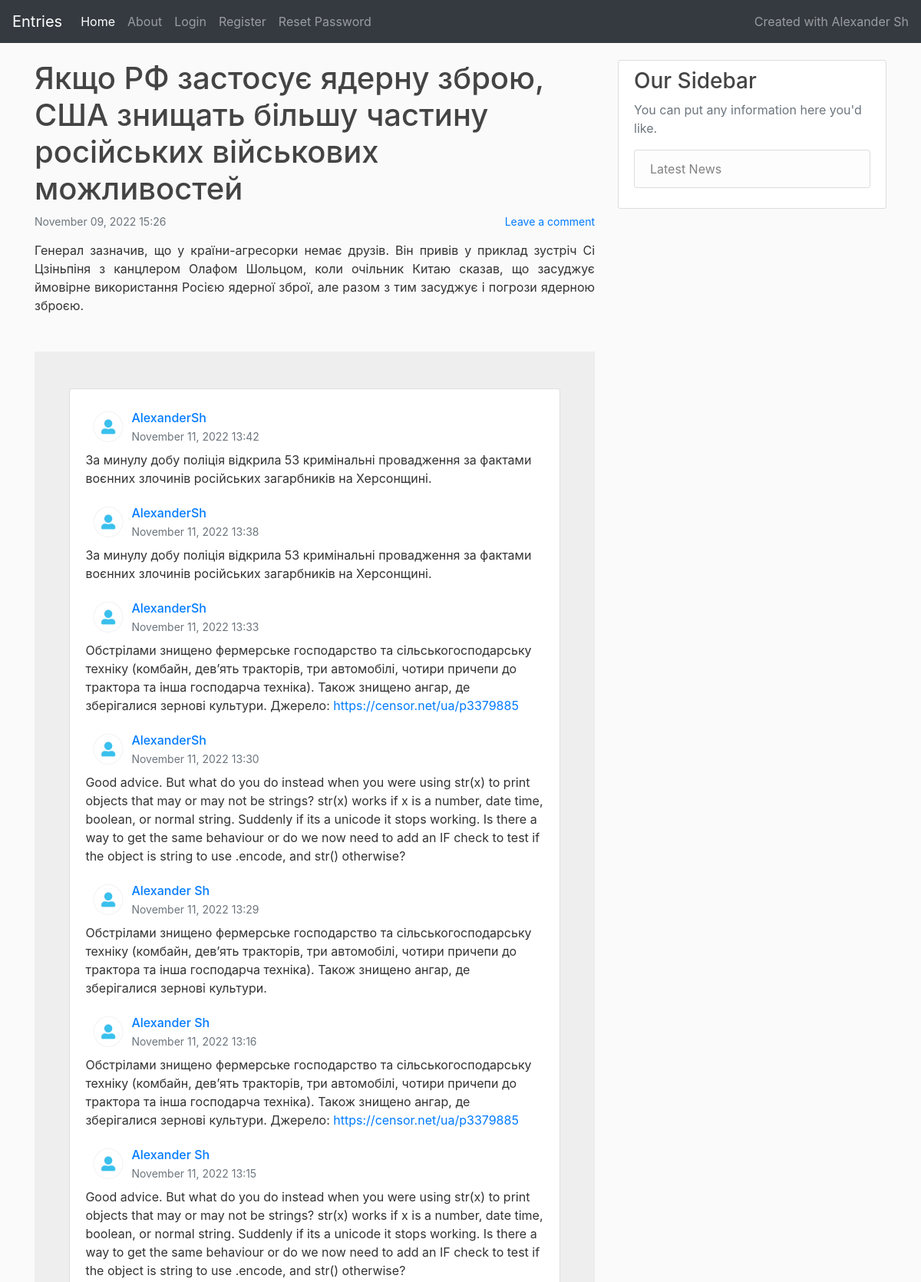
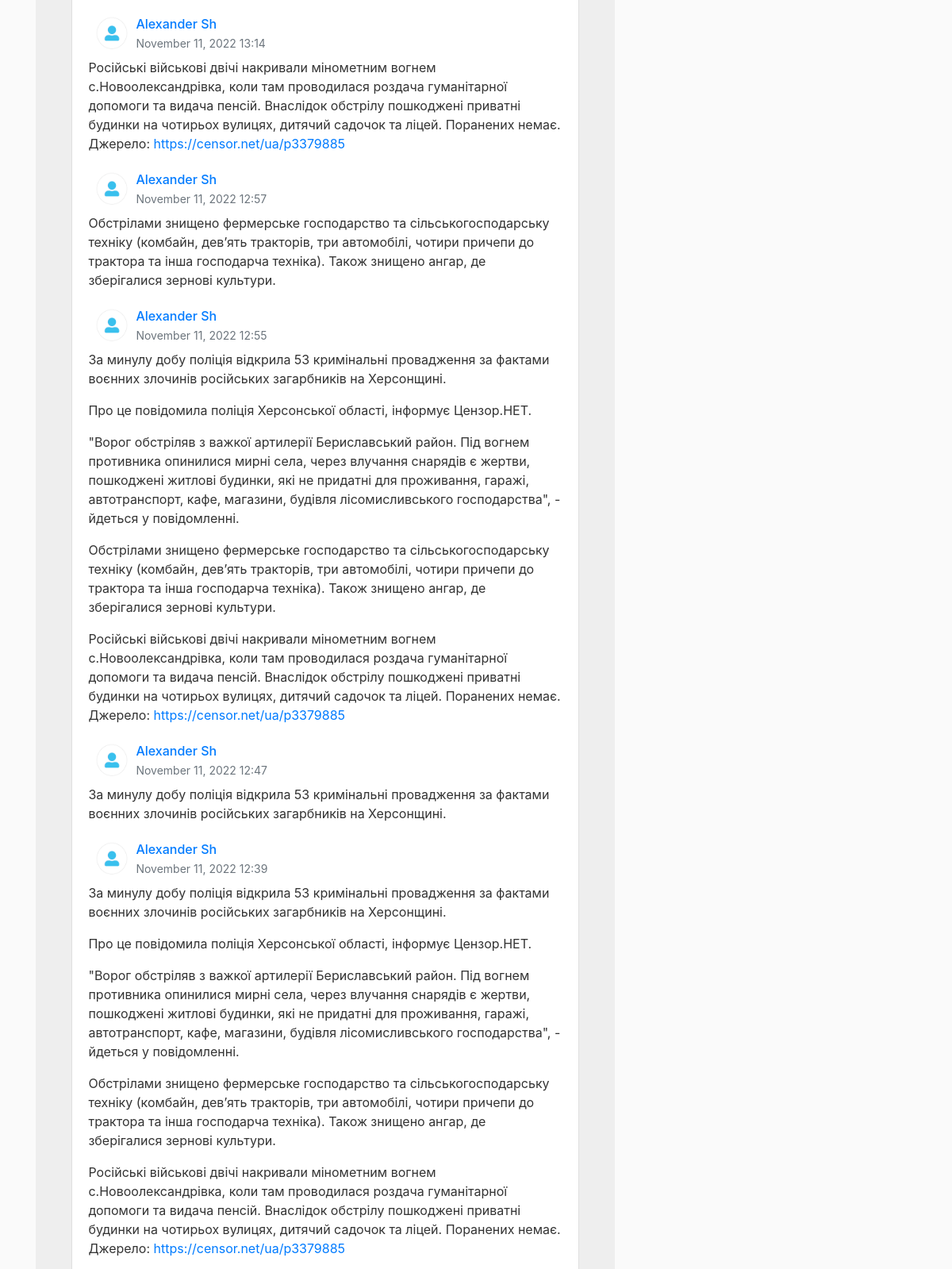
/content/1/ (upper part), run on the app's committed database (2 pictures, top to bottom).
### content/models.py (models this page shows, shortened)
class Entry(models.Model):
    title = models.CharField(max_length=100)
    content = models.TextField()
    user_id = models.IntegerField(null=False)
    created_at = models.DateTimeField(default=timezone.now)
    updated_at = models.DateTimeField(default=timezone.now)
    class Meta:
        db_table = "base_entry"

### comment/models.py (models this page shows)
class Comment(models.Model):
    author = models.CharField(max_length=200)
    comment = models.TextField()
    approved = models.BooleanField(default=False)
    entry = models.ForeignKey(
        Entry,
        on_delete=models.CASCADE,
        related_name='comments',
    )
    created_at = models.DateTimeField(default=timezone.now)
    class Meta:
        db_table = 'base_comment'

### content/views.py (the view)
# urls.py: path('content/<int:id>/', views.details, name='details'),
def details(request, id):
    comments = Comment.objects.filter(entry_id=id, approved=True).order_by('-created_at')
    try:
        entry = Entry.objects.get(id=id)
    except Entry.DoesNotExist:
        return render(request, 'errors/404.html', status=404)
    context = {
        'entry': entry,
        'title': entry.title,
        'comments': comments,
    }
    return render(request, 'details.html', context)

### content/templates/details.html
{% extends "index.html" %}
{% block content %}
    <small style="float: right;"><a href="#comment-form">Leave a comment</a></small>
    <small class="text-muted">{{ entry.created_at|date:"F d, Y H:i" }}</small>
    <div class="article-content text-justify">{{ entry.content|linebreaks|urlize }}</div>
    {% include 'comment.html' %}
{% endblock content %}

### base/templates/index.html (shortened to what this page needs)
{% load static %}
<html lang="en">
<head>
    <link rel="stylesheet" href="https://cdn.jsdelivr.net/npm/bootstrap@4.6.2/dist/css/bootstrap.min.css">
    <link rel="stylesheet" href="{% static 'css/main.css' %}">
</head>
<body>
    <nav class="navbar navbar-expand-lg navbar-dark bg-dark">
        <a class="navbar-brand" href="{% url 'index' %}">Entries</a>
        <div class="collapse navbar-collapse" id="navbarText">
          <ul class="navbar-nav sticky-top mr-auto">
            <li class="nav-item active">
                <a class="nav-link" href="{% url 'index' %}">Home <span class="sr-only">(current)</span></a>
            </li>
            <li class="nav-item">
                <a class="nav-link" href="{% url 'about' %}">About</a>
            </li>
            {% if user.is_authenticated %}
                <li class="nav-item">
                  <a class="nav-link" href="{% url 'profile' %}">Profile</a>
                </li>
                <li class="nav-item dropdown">
                    <a class="nav-link dropdown-toggle" href="#" id="entries" role="button" data-toggle="dropdown" aria-haspopup="true" aria-expanded="false">Entries</a>
                    <div class="dropdown-menu" aria-labelledby="navbarDropdown">
                      <a class="dropdown-item" href="{% url 'collection-entries' %}">Collection</a>
                      <a class="dropdown-item" href="{% url 'create-entry' %}">Create</a>
                    </div>
                </li>
                <li class="nav-item">
                  <a class="nav-link" href="{% url 'logout' %}">Logout</a>
                </li>
                {% else %}
                <li class="nav-item">
                  <a class="nav-link" href="{% url 'login' %}">Login</a>
                </li>
                <li class="nav-item">
                  <a class="nav-link" href="{% url 'register' %}">Register</a>
                </li>
                <li class="nav-item">
                  <a class="nav-link" href="{% url 'password_reset' %}">Reset Password</a>
                </li>
            {% endif %}
          </ul>
          <span class="navbar-text">
            Created with Alexander Sh
          </span>
        </div>
      </nav>
    <main role="main" class="container">
      <div class="row">
        <div class="col-md-8">
            {% if title %}
                <h1>{{ title }}</h1>
            {% endif %}
            {% block content %}{% endblock %}
        </div>
        <div class="col-md-4">
          <div class="content-section">
            <h3>Our Sidebar</h3>
            <p class='text-muted'>You can put any information here you'd like.
              <ul class="list-group">
                <li class="list-group-item list-group-item-light">Latest News</li>
              </ul>
            </p>
          </div>
        </div>
      </div>
    </main>
</body>
</html>

### content/templates/comment.html (shortened to what this page needs)
{% load static %}
<section style="background-color: #eee;">
    <div class="container my-5 py-5">
        <div class="row d-flex justify-content-center">
            <div class="col-md-12 col-lg-10 col-xl-11">
                <div class="card">
                    <div class="card-body" id="comments">
                        {% for comment in comments %}
                        <div class="d-flex flex-start align-items-center" id="comment-{{ comment.id }}">
                            <img class="rounded-circle shadow-1-strong me-3"
                                 src="{% static 'images/AwxR.png' %}" alt="avatar" width="60"
                                 height="60"/>
                            <div>
                                <h6 class="fw-bold text-primary mb-1">{{ comment.author }}</h6>
                                <p class="text-muted small mb-0">
                                    {{ comment.created_at|date:"F d, Y H:i" }}
                                </p>
                            </div>
                        </div>
                        {{ comment.comment|linebreaks|urlize }}
                        {% endfor %}
                    </div>
                </div>
            </div>
        </div>
    </div>
</section>

### base/static/css/main.css (style rules this page uses)
body { background: #fafafa; color: #333333; }
h1, h2, h3, h4, h5, h6 { color: #444444; }
ul { margin: 0; }
.navbar { margin-bottom: 1.4rem; color: #ffffff; }
.content-section { background: #ffffff; padding: 10px 20px; border: 1px solid #ddd; border-radius: 3px; margin-bottom: 20px; }
.article-content { margin-bottom: 5px; margin-top: 15px; display: block; }

### data on the page
Entry: title "Якщо РФ застосує ядерну зброю, США знищать більшу частину російських військових можливостей", created_at "November 09, 2022 15:26", content "Генерал зазначив, що у країни-агресорки немає друзів. Він привів у приклад зустріч Сі Цзіньпіня з канцлером Олафом Шольцом, коли очільник Китаю сказав, що засуджує ймовірне використання Росією ядерної зброї, але разом з тим засуджує і погрози ядерною зброєю."
Comment: author "AlexanderSh", created_at "November 11, 2022 13:42", comment "За минулу добу поліція відкрила 53 кримінальні провадження за фактами воєнних злочинів російських загарбників на Херсонщині."
Comment: author "AlexanderSh", created_at "November 11, 2022 13:38", comment "За минулу добу поліція відкрила 53 кримінальні провадження за фактами воєнних злочинів російських загарбників на Херсонщині."
Comment: author "AlexanderSh", created_at "November 11, 2022 13:33", comment "Обстрілами знищено фермерське господарство та сільськогосподарську техніку (комбайн, дев’ять тракторів, три автомобілі, чотири причепи до трактора та інша господарча техніка). Також знищено ангар, де зберігалися зернові культури. Джерело: https://censor.net/ua/p3379885"
Comment: author "AlexanderSh", created_at "November 11, 2022 13:30", comment "Good advice. But what do you do instead when you were using str(x) to print objects that may or may not be strings? str(x) works if x is a number, date time, boolean, or normal string. Suddenly if its a unicode it stops working. Is there a way to get the same behaviour or do we now need to add an IF check to test if the object is string to use .encode, and str() otherwise?"
Comment: author "Alexander Sh", created_at "November 11, 2022 13:29", comment "Обстрілами знищено фермерське господарство та сільськогосподарську техніку (комбайн, дев’ять тракторів, три автомобілі, чотири причепи до трактора та інша господарча техніка). Також знищено ангар, де зберігалися зернові культури."
Comment: author "Alexander Sh", created_at "November 11, 2022 13:16", comment "Обстрілами знищено фермерське господарство та сільськогосподарську техніку (комбайн, дев’ять тракторів, три автомобілі, чотири причепи до трактора та інша господарча техніка). Також знищено ангар, де зберігалися зернові культури. Джерело: https://censor.net/ua/p3379885"
Comment: author "Alexander Sh", created_at "November 11, 2022 13:15", comment "Good advice. But what do you do instead when you were using str(x) to print objects that may or may not be strings? str(x) works if x is a number, date time, boolean, or normal string. Suddenly if its a unicode it stops working. Is there a way to get the same behaviour or do we now need to add an IF check to test if the object is string to use .encode, and str() otherwise?"
Comment: author "Alexander Sh", created_at "November 11, 2022 13:14", comment "Російські військові двічі накривали мінометним вогнем с.Новоолександрівка, коли там проводилася роздача гуманітарної допомоги та видача пенсій. Внаслідок обстрілу пошкоджені приватні будинки на чотирьох вулицях, дитячий садочок та ліцей. Поранених немає. Джерело: https://censor.net/ua/p3379885"
Comment: author "Alexander Sh", created_at "November 11, 2022 12:57", comment "Обстрілами знищено фермерське господарство та сільськогосподарську техніку (комбайн, дев’ять тракторів, три автомобілі, чотири причепи до трактора та інша господарча техніка). Також знищено ангар, де зберігалися зернові культури."
Comment: author "Alexander Sh", created_at "November 11, 2022 12:55", comment "За минулу добу поліція відкрила 53 кримінальні провадження за фактами воєнних злочинів російських загарбників на Херсонщині. Про це повідомила поліція Херсонської області, інформує Цензор.НЕТ. \"Ворог обстріляв з важкої артилерії Бериславський район. Під вогнем противника опинилися мирні села, через влучання снарядів є жертви, пошкоджені житлові будинки, які не придатні для проживання, гаражі, автотранспорт, кафе, магазини, будівля лісомисливського господарства\", - йдеться у повідомленні. Обстрілами знищено фермерське господарство та сільськогосподарську техніку (комбайн, дев’ять тракторів, три автомобілі, чотири причепи до трактора та інша господарча техніка). Також знищено ангар, де…"
Comment: author "Alexander Sh", created_at "November 11, 2022 12:47", comment "За минулу добу поліція відкрила 53 кримінальні провадження за фактами воєнних злочинів російських загарбників на Херсонщині."
Comment: author "Alexander Sh", created_at "November 11, 2022 12:39", comment "За минулу добу поліція відкрила 53 кримінальні провадження за фактами воєнних злочинів російських загарбників на Херсонщині. Про це повідомила поліція Херсонської області, інформує Цензор.НЕТ. \"Ворог обстріляв з важкої артилерії Бериславський район. Під вогнем противника опинилися мирні села, через влучання снарядів є жертви, пошкоджені житлові будинки, які не придатні для проживання, гаражі, автотранспорт, кафе, магазини, будівля лісомисливського господарства\", - йдеться у повідомленні. Обстрілами знищено фермерське господарство та сільськогосподарську техніку (комбайн, дев’ять тракторів, три автомобілі, чотири причепи до трактора та інша господарча техніка). Також знищено ангар, де…"
